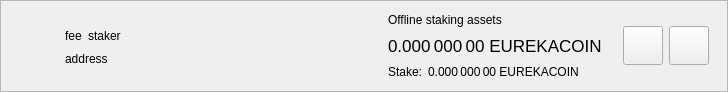
<?xml version="1.0" encoding="UTF-8"?>
<ui version="4.0">
 <class>DelegationItemWidget</class>
 <widget class="QWidget" name="DelegationItemWidget">
  <property name="geometry">
   <rect>
    <x>0</x>
    <y>0</y>
    <width>727</width>
    <height>92</height>
   </rect>
  </property>
  <property name="sizePolicy">
   <sizepolicy hsizetype="Preferred" vsizetype="Maximum">
    <horstretch>0</horstretch>
    <verstretch>0</verstretch>
   </sizepolicy>
  </property>
  <property name="windowTitle">
   <string>Form</string>
  </property>
  <layout class="QVBoxLayout" name="verticalLayout_2">
   <property name="spacing">
    <number>0</number>
   </property>
   <property name="leftMargin">
    <number>0</number>
   </property>
   <property name="topMargin">
    <number>0</number>
   </property>
   <property name="rightMargin">
    <number>0</number>
   </property>
   <property name="bottomMargin">
    <number>0</number>
   </property>
   <item>
    <widget class="QFrame" name="delegationItemFrame">
     <property name="frameShape">
      <enum>QFrame::StyledPanel</enum>
     </property>
     <property name="frameShadow">
      <enum>QFrame::Raised</enum>
     </property>
     <layout class="QHBoxLayout" name="horizontalLayout">
      <property name="topMargin">
       <number>0</number>
      </property>
      <property name="bottomMargin">
       <number>0</number>
      </property>
      <item>
       <widget class="QLabel" name="delegationLogo">
        <property name="sizePolicy">
         <sizepolicy hsizetype="Fixed" vsizetype="Fixed">
          <horstretch>0</horstretch>
          <verstretch>0</verstretch>
         </sizepolicy>
        </property>
        <property name="minimumSize">
         <size>
          <width>40</width>
          <height>40</height>
         </size>
        </property>
        <property name="alignment">
         <set>Qt::AlignCenter</set>
        </property>
       </widget>
      </item>
      <item>
       <widget class="QStackedWidget" name="stackedWidget">
        <property name="currentIndex">
         <number>0</number>
        </property>
        <widget class="QWidget" name="page">
         <layout class="QHBoxLayout" name="horizontalLayout_4">
          <item>
           <layout class="QHBoxLayout" name="horizontalLayout_3">
            <item>
             <layout class="QVBoxLayout" name="verticalLayout">
              <property name="rightMargin">
               <number>15</number>
              </property>
              <item>
               <spacer name="verticalSpacer_2">
                <property name="orientation">
                 <enum>Qt::Vertical</enum>
                </property>
                <property name="sizeHint" stdset="0">
                 <size>
                  <width>20</width>
                  <height>0</height>
                 </size>
                </property>
               </spacer>
              </item>
              <item alignment="Qt::AlignLeft">
               <widget class="QWidget" name="widgetDelegation" native="true">
                <property name="minimumSize">
                 <size>
                  <width>280</width>
                  <height>0</height>
                 </size>
                </property>
                <layout class="QHBoxLayout" name="horizontalLayout_2" stretch="0,0,1">
                 <property name="leftMargin">
                  <number>0</number>
                 </property>
                 <property name="topMargin">
                  <number>0</number>
                 </property>
                 <property name="rightMargin">
                  <number>0</number>
                 </property>
                 <property name="bottomMargin">
                  <number>0</number>
                 </property>
                 <item alignment="Qt::AlignLeft">
                  <widget class="QLabel" name="labelFee">
                   <property name="text">
                    <string>fee</string>
                   </property>
                   <property name="textInteractionFlags">
                    <set>Qt::LinksAccessibleByMouse|Qt::TextSelectableByMouse</set>
                   </property>
                  </widget>
                 </item>
                 <item alignment="Qt::AlignLeft">
                  <widget class="QLabel" name="labelStaker">
                   <property name="text">
                    <string>staker</string>
                   </property>
                   <property name="textInteractionFlags">
                    <set>Qt::LinksAccessibleByMouse|Qt::TextSelectableByMouse</set>
                   </property>
                  </widget>
                 </item>
                 <item>
                  <spacer name="horizontalSpacer">
                   <property name="orientation">
                    <enum>Qt::Horizontal</enum>
                   </property>
                   <property name="sizeType">
                    <enum>QSizePolicy::Minimum</enum>
                   </property>
                   <property name="sizeHint" stdset="0">
                    <size>
                     <width>0</width>
                     <height>20</height>
                    </size>
                   </property>
                  </spacer>
                 </item>
                </layout>
               </widget>
              </item>
              <item alignment="Qt::AlignLeft">
               <widget class="QLabel" name="labelAddress">
                <property name="text">
                 <string>address</string>
                </property>
                <property name="textInteractionFlags">
                 <set>Qt::LinksAccessibleByMouse|Qt::TextSelectableByMouse</set>
                </property>
               </widget>
              </item>
              <item>
               <spacer name="verticalSpacer">
                <property name="orientation">
                 <enum>Qt::Vertical</enum>
                </property>
                <property name="sizeHint" stdset="0">
                 <size>
                  <width>20</width>
                  <height>0</height>
                 </size>
                </property>
               </spacer>
              </item>
             </layout>
            </item>
            <item>
             <widget class="QWidget" name="vLineAssets" native="true">
              <property name="minimumSize">
               <size>
                <width>1</width>
                <height>0</height>
               </size>
              </property>
             </widget>
            </item>
            <item>
             <widget class="QWidget" name="widgetStakingAssets" native="true">
              <property name="sizePolicy">
               <sizepolicy hsizetype="Minimum" vsizetype="Preferred">
                <horstretch>0</horstretch>
                <verstretch>0</verstretch>
               </sizepolicy>
              </property>
              <layout class="QVBoxLayout" name="verticalLayout_3">
               <property name="leftMargin">
                <number>15</number>
               </property>
               <property name="topMargin">
                <number>0</number>
               </property>
               <property name="rightMargin">
                <number>15</number>
               </property>
               <property name="bottomMargin">
                <number>0</number>
               </property>
               <item>
                <widget class="QLabel" name="labelAssetsText">
                 <property name="text">
                  <string>Offline staking assets</string>
                 </property>
                 <property name="alignment">
                  <set>Qt::AlignLeading|Qt::AlignLeft|Qt::AlignVCenter</set>
                 </property>
                </widget>
               </item>
               <item>
                <widget class="QLabel" name="labelAssets">
                 <property name="font">
                  <font>
                   <pointsize>13</pointsize>
                  </font>
                 </property>
                 <property name="cursor">
                  <cursorShape>IBeamCursor</cursorShape>
                 </property>
                 <property name="toolTip">
                  <string>Your current spendable balance</string>
                 </property>
                 <property name="text">
                  <string notr="true">0.000 000 00 EUREKACOIN</string>
                 </property>
                 <property name="alignment">
                  <set>Qt::AlignLeading|Qt::AlignLeft|Qt::AlignVCenter</set>
                 </property>
                 <property name="textInteractionFlags">
                  <set>Qt::LinksAccessibleByMouse|Qt::TextSelectableByMouse</set>
                 </property>
                </widget>
               </item>
               <item>
                <layout class="QHBoxLayout" name="horizontalLayout_6">
                 <property name="spacing">
                  <number>6</number>
                 </property>
                 <item>
                  <widget class="QLabel" name="labelStakeText">
                   <property name="sizePolicy">
                    <sizepolicy hsizetype="Maximum" vsizetype="Preferred">
                     <horstretch>0</horstretch>
                     <verstretch>0</verstretch>
                    </sizepolicy>
                   </property>
                   <property name="text">
                    <string>Stake:</string>
                   </property>
                   <property name="alignment">
                    <set>Qt::AlignLeading|Qt::AlignLeft|Qt::AlignVCenter</set>
                   </property>
                  </widget>
                 </item>
                 <item>
                  <widget class="QLabel" name="labelStake">
                   <property name="text">
                    <string>0.000 000 00 EUREKACOIN</string>
                   </property>
                   <property name="alignment">
                    <set>Qt::AlignLeading|Qt::AlignLeft|Qt::AlignVCenter</set>
                   </property>
                   <property name="textInteractionFlags">
                    <set>Qt::LinksAccessibleByMouse|Qt::TextSelectableByMouse</set>
                   </property>
                  </widget>
                 </item>
                 <item>
                  <spacer name="horizontalSpacer_4">
                   <property name="orientation">
                    <enum>Qt::Horizontal</enum>
                   </property>
                   <property name="sizeType">
                    <enum>QSizePolicy::Minimum</enum>
                   </property>
                   <property name="sizeHint" stdset="0">
                    <size>
                     <width>0</width>
                     <height>0</height>
                    </size>
                   </property>
                  </spacer>
                 </item>
                </layout>
               </item>
              </layout>
             </widget>
            </item>
            <item>
             <spacer name="horizontalSpacer_2">
              <property name="orientation">
               <enum>Qt::Horizontal</enum>
              </property>
              <property name="sizeHint" stdset="0">
               <size>
                <width>193</width>
                <height>20</height>
               </size>
              </property>
             </spacer>
            </item>
            <item>
             <widget class="QToolButton" name="buttonSplit">
              <property name="text">
               <string/>
              </property>
              <property name="iconSize">
               <size>
                <width>32</width>
                <height>32</height>
               </size>
              </property>
             </widget>
            </item>
            <item>
             <widget class="QToolButton" name="buttonRemove">
              <property name="text">
               <string/>
              </property>
              <property name="iconSize">
               <size>
                <width>32</width>
                <height>32</height>
               </size>
              </property>
             </widget>
            </item>
           </layout>
          </item>
         </layout>
        </widget>
        <widget class="QWidget" name="page_2">
         <layout class="QHBoxLayout" name="horizontalLayout_5">
          <item>
           <widget class="QLabel" name="labelNewDelegation">
            <property name="text">
             <string>Add new delegations</string>
            </property>
           </widget>
          </item>
          <item>
           <spacer name="horizontalSpacer_3">
            <property name="orientation">
             <enum>Qt::Horizontal</enum>
            </property>
            <property name="sizeHint" stdset="0">
             <size>
              <width>408</width>
              <height>20</height>
             </size>
            </property>
           </spacer>
          </item>
          <item>
           <widget class="QToolButton" name="buttonRestore">
            <property name="text">
             <string/>
            </property>
            <property name="iconSize">
             <size>
              <width>32</width>
              <height>32</height>
             </size>
            </property>
           </widget>
          </item>
          <item>
           <widget class="QToolButton" name="buttonAdd">
            <property name="text">
             <string/>
            </property>
            <property name="iconSize">
             <size>
              <width>32</width>
              <height>32</height>
             </size>
            </property>
           </widget>
          </item>
         </layout>
        </widget>
       </widget>
      </item>
     </layout>
    </widget>
   </item>
  </layout>
 </widget>
 <resources/>
 <connections/>
</ui>
